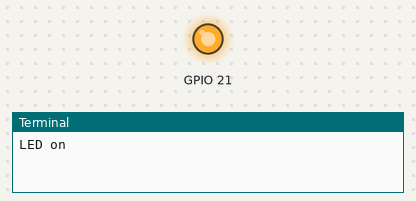
Bench run of a program on a simulated Raspberry Pi (BCM pin numbers). Shown: output pins drawn as LEDs (lit = HIGH), the last lines printed to the terminal.

Above: at 1.0 s.
At 3.0 s:
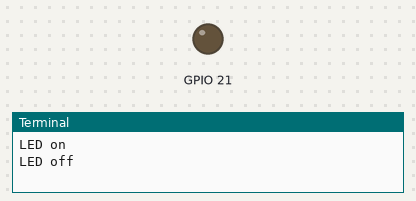
Timing chart, 0 to 5.2 s (numbered marks = the images above):
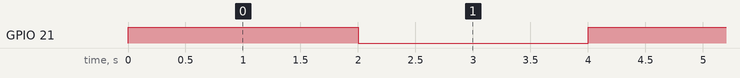

The program:

teste-gpio.py
```python
import RPi.GPIO as gpio
import time

# gpio.setmode(gpio.BCM)

# gpio.setup(23, gpio.OUT, pull_up_down = gpio.PUD_DOWN)

while True:
	gpio.setmode(gpio.BCM)
	gpio.setwarnings(False)
	gpio.setup(21, gpio.OUT)
	print ("LED on")
	gpio.output(21, gpio.HIGH)
	time.sleep(2)
	print ("LED off")
	gpio.output(21, gpio.LOW)
	time.sleep(2)

gpio.cleanup()
exit()
```

Measured:
- by itself, GPIO 21: alternates HIGH for 2.0 s and LOW for 2.0 s
